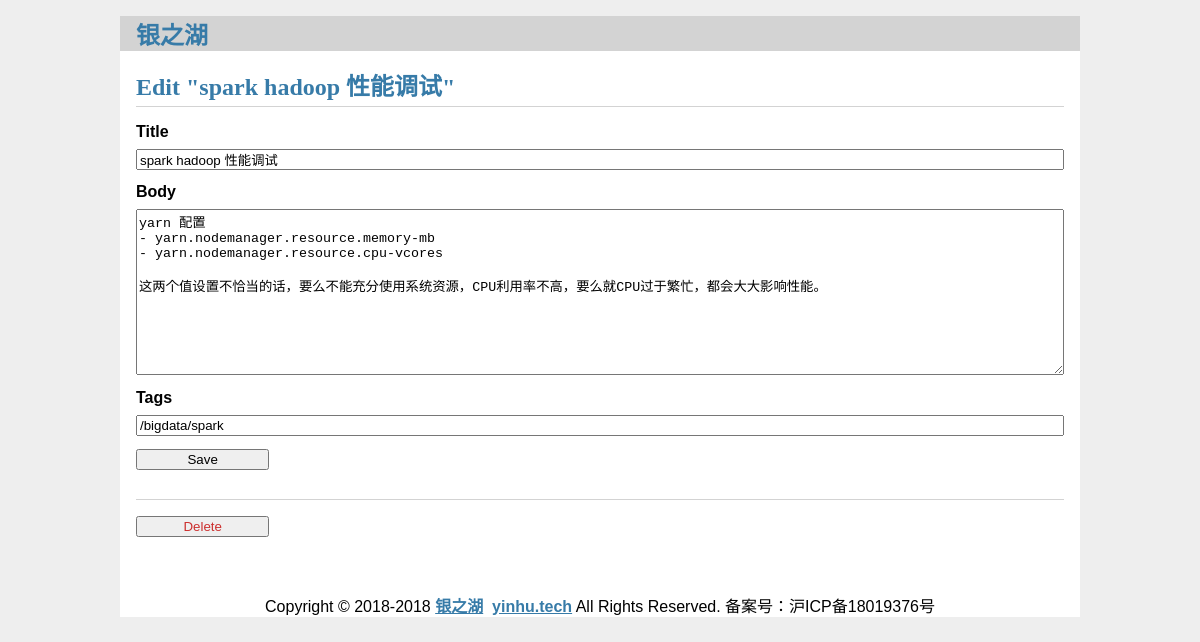
Page /ae97d566-5d04-11e8-8238-00163e0ac18e/update (signed in) on the committed database.
### tables this page shows
CREATE TABLE "post" (
  id INTEGER PRIMARY KEY AUTOINCREMENT,
  uuid TEXT NOT NULL DEFAULT "",
  author_id INTEGER NOT NULL,

  created TIMESTAMP NOT NULL DEFAULT CURRENT_TIMESTAMP,
  updated TIMESTAMP NOT NULL DEFAULT CURRENT_TIMESTAMP,
  
  title TEXT NOT NULL,
  body TEXT NOT NULL,
  tags TEXT NOT NULL DEFAULT "",
  
  read_cnt INTEGER NOT NULL DEFAULT 0,
  good_cnt INTEGER NOT NULL DEFAULT 0,
  
  FOREIGN KEY (author_id) REFERENCES user (id)
);

### flaskr/blog.py (the view, shortened to what this page needs)
@bp.route('/<uuid>/update', methods=('GET', 'POST'))
@login_required
def update(uuid):
    post = get_post(uuid)
    return render_template('blog/update.html', post=post)

### flaskr/auth.py (called while the page is built)
def login_required(view):
    @functools.wraps(view)
    def wrapped_view(**kwargs):
        if g.user is None:
            return redirect(url_for('auth.login'))
        return view(**kwargs)
    return wrapped_view

@bp.before_app_request
def load_logged_in_user():
    user_id = session.get('user_id')
    if user_id is None:
        g.user = None
    else:
        g.user = get_db().execute(
            'SELECT * FROM user WHERE id = ?', (user_id,)
        ).fetchone()

### flaskr/blog.py (called while the page is built)
def get_post(uuid, check_author=True):
    post = get_db().execute(
        'SELECT p.uuid, title, body, created, updated, author_id, username, read_cnt, good_cnt, tags'
        ' FROM post p JOIN user u ON p.author_id = u.id'
        ' WHERE p.uuid = ?',
        (uuid,)
    ).fetchone()
    if post is None:
        abort(404, "Post id {0} doesn't exist.".format(id))
    if check_author and post['author_id'] != g.user['id']:
        abort(403)
    return post

### flaskr/db.py (called while the page is built)
def get_db():
  if 'db' not in g:
    g.db = sqlite3.connect(
      current_app.config['DATABASE'],
      detect_types=sqlite3.PARSE_DECLTYPES
    )
    g.db.row_factory = sqlite3.Row
  return g.db

### flaskr/templates/blog/update.html
{% extends 'base.html' %}
{% block header %}
  <h1>{% block title %}Edit "{{ post['title'] }}"{% endblock %}</h1>
{% endblock %}
{% block content %}
  <form method="post">
    <label for="title">Title</label>
    <input name="title" id="title" value="{{ request.form['title'] or post['title'] }}" required>
    <label for="body">Body</label>
    <textarea name="body" id="body">{{ request.form['body'] or post['body'] }}</textarea>
    <label for="tags">Tags</label>
    <input name="tags" id="tags" value="{{ request.form['tags'] or post['tags'] }}">
    <input type="submit" value="Save">
  </form>
  <hr>
  <form action="{{ url_for('blog.delete', uuid=post['uuid']) }}" method="post">
    <input class="danger" type="submit" value="Delete" onclick="return confirm('Are you sure?');">
  </form>
{% endblock %}

### flaskr/static/style.css (style rules this page uses)
h1, h2, h3, h4, h5, h6 { font-family: serif; color: #377ba8; margin: 1rem 0; }
hr { border: none; border-top: 1px solid lightgray; }
.content > header h1 { flex: auto; margin: 1rem 0 0.25rem 0; }
.content form { margin: 1em 0; display: flex; flex-direction: column; }
.content label { font-weight: bold; margin-bottom: 0.5em; }
.content input, .content textarea { margin-bottom: 1em; }
.content textarea { min-height: 12em; resize: vertical; }
input.danger { color: #cc2f2e; }
input[type=submit] { align-self: start; min-width: 10em; }

### rows in the picture
post: title "spark hadoop 性能调试", body "yarn 配置 - yarn.nodemanager.resource.memory-mb - yarn.nodemanager.resource.cpu-vcores 这两个值设置不恰当的话，要么不能充分使用系统资源，CPU利用率不高，要么就CPU过于繁忙，都会大大影响性能。", tags "/bigdata/spark"
